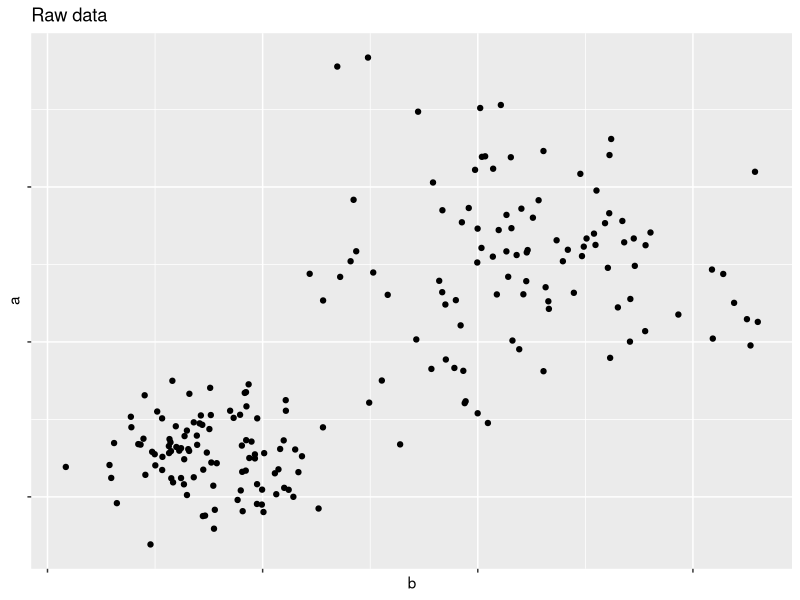
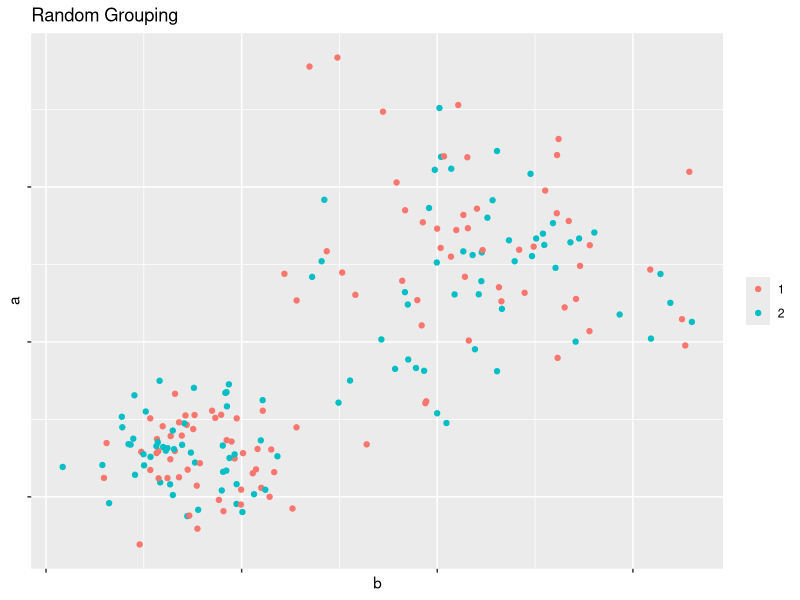
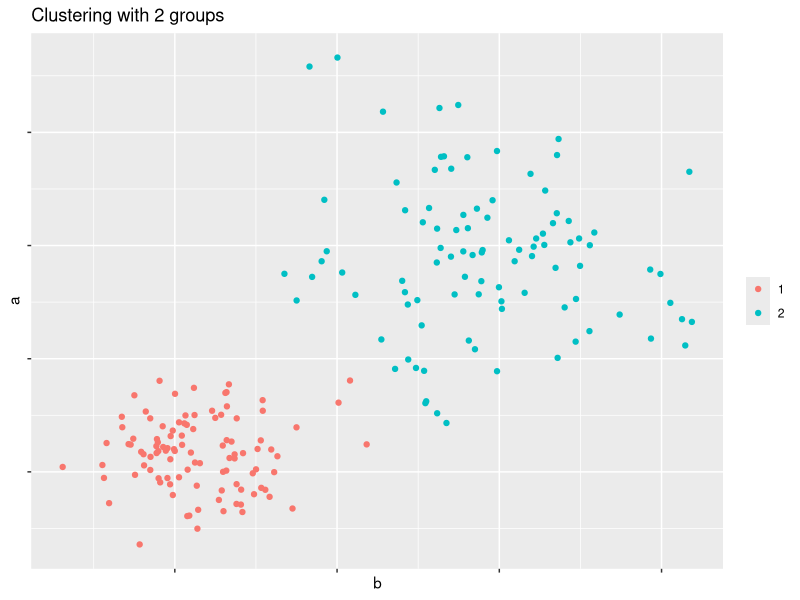
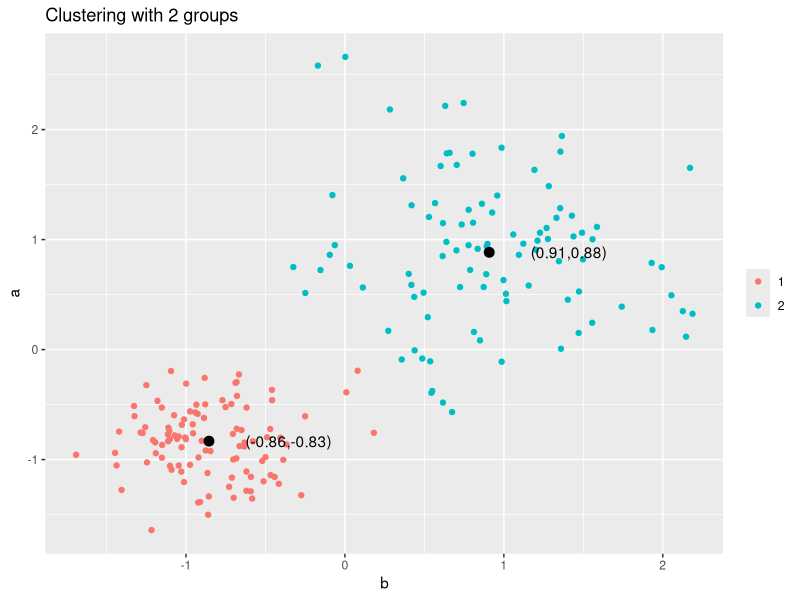
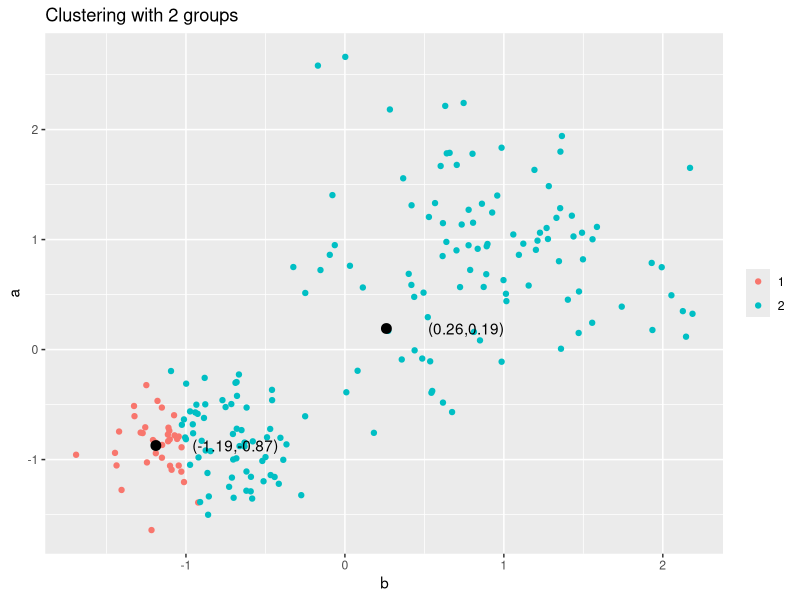
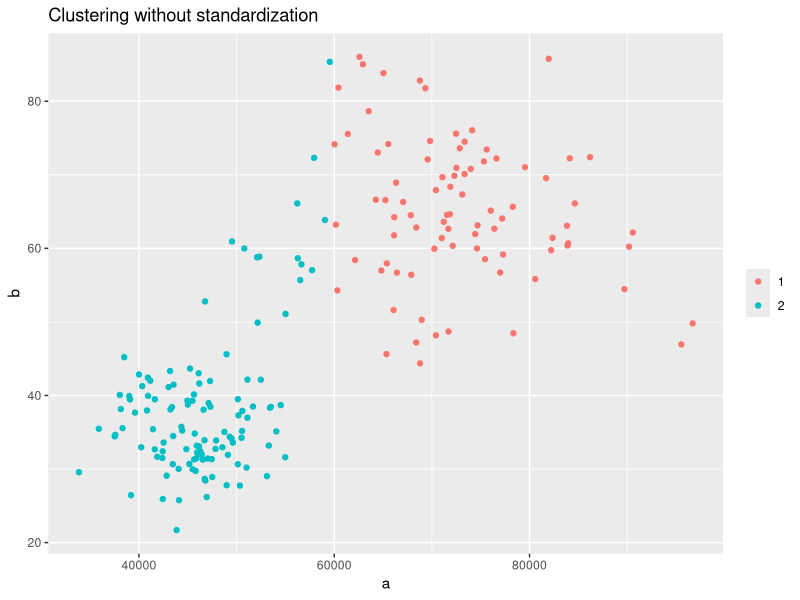
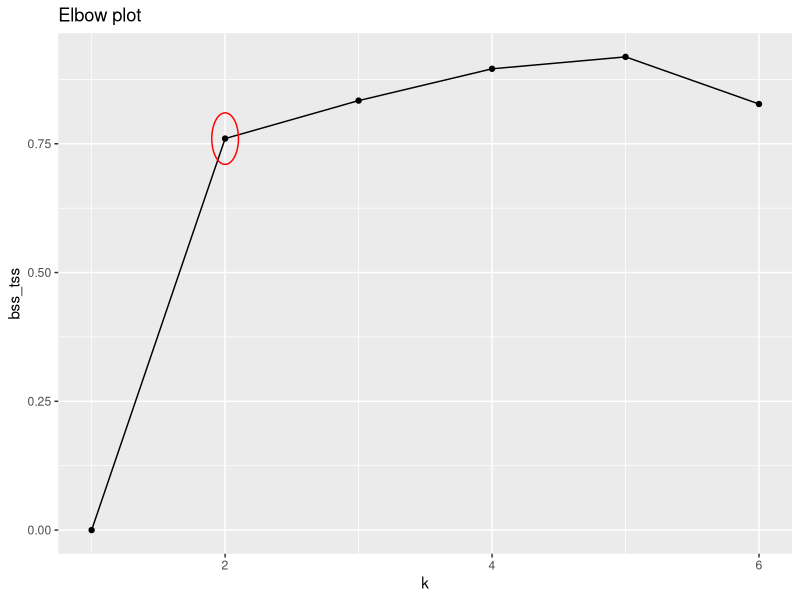
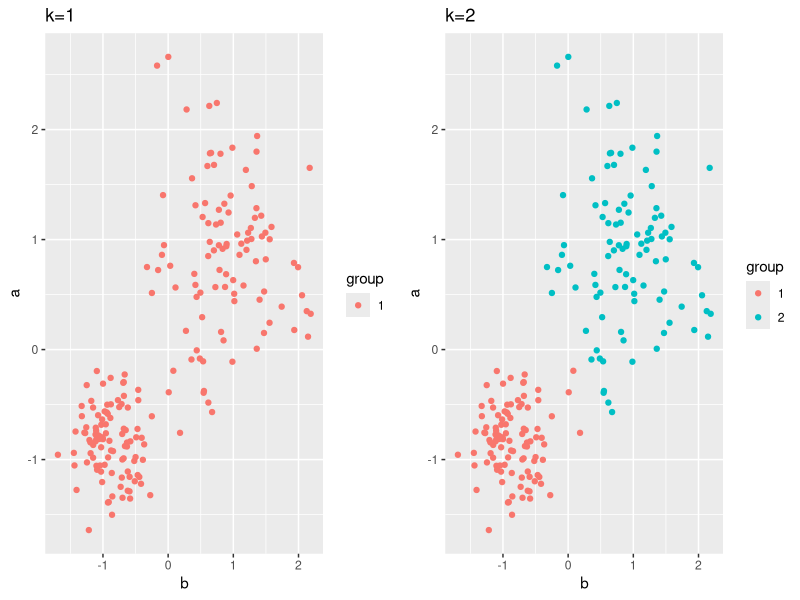

Generate these figures, in order, with R:
## ---- chunk 1
#CHUNK 1
library(ggplot2)
library(gridExtra)
set.seed(1000)
income_male <- rnorm(100, 70000, 10000)
income_female <- rnorm(100, 45000, 5000)
age <- rnorm(100, 65, 10)
age2 <- rnorm(100, 35, 5)

df.raw <- data.frame(a = c(income_male,income_female), b = c(age,age2))

ggplot(data = df.raw, aes(x = b, y = a)) + 
  geom_point() +
  theme(axis.text = element_blank()) +
  ggtitle("Raw data")

## ---- chunk 2
#CHUNK 2
df.raw$group_random <- as.factor(sample(c(1,2), size = 100, replace = TRUE))
ggplot(data = df.raw, aes(x = b, y = a, col = group_random)) + 
  geom_point() +
  theme(axis.text = element_blank(), legend.title = element_blank()) +
  ggtitle("Random Grouping")
df.raw$group_random <- NULL
## ---- chunk 3
#CHUNK 3
df <- df.raw
df$a <- scale(df$a)
df$b <- scale(df$b)
km2 <- kmeans(df, 2)
df$group2 <- as.factor(km2$cluster)

ggplot(data = df, aes(x = b, y = a, col = group2)) + 
  geom_point() +
  theme(axis.text = element_blank(), legend.title = element_blank()) +
  ggtitle("Clustering with 2 groups")

## ---- chunk 4
#CHUNK 4
df <- df.raw
df$a <- scale(df$a)
df$b <- scale(df$b)
km2 <- kmeans(df, 2)
df$group2 <- as.factor(km2$cluster)

ggplot(data = df, aes(x = b, y = a, col = group2)) + 
  geom_point() +
  annotate("point", x = km2$centers[1,2], y = km2$centers[1,1], size = 3, color = "black") +
  annotate("text", x = km2$centers[1,2] + 0.5, y = km2$centers[1,1], label = paste("(",round(km2$centers[1,2],2),",",round(km2$centers[1,1],2),")",sep = ""), color = "black") +
  annotate("point", x = km2$centers[2,2], y = km2$centers[2,1], size = 3, color = "black") +
  annotate("text", x = km2$centers[2,2] + 0.5, y = km2$centers[2,1], label = paste("(",round(km2$centers[2,2],2),",",round(km2$centers[2,1],2),")",sep = ""), color = "black") +
  ggtitle("Clustering with 2 groups") +
  theme(legend.title = element_blank())

## ---- chunk 5
#CHUNK 5

df <- df.raw
set.seed(200)
df$a <- scale(df$a)
df$b <- scale(df$b)
km2 <- kmeans(df, 2, iter.max = 1, algorithm = "Lloyd")
df$group2 <- as.factor(km2$cluster)

centers1 <- km2$centers
km2$tot.withinss

ggplot(data = df, aes(x = b, y = a, col = group2)) + 
  geom_point() +
  annotate("point", x = centers1[1,2], y = centers1[1,1], size = 3, color = "black") +
  annotate("text", x = centers1[1,2] + 0.5, y = centers1[1,1], label = paste("(",round(km2$centers[1,2],2),",",round(centers1[1,1],2),")",sep = ""), color = "black") +
  annotate("point", x = centers1[2,2], y = centers1[2,1], size = 3, color = "black") +
  annotate("text", x = centers1[2,2] + 0.5, y = centers1[2,1], label = paste("(",round(centers1[2,2],2),",",round(centers1[2,1],2),")",sep = ""), color = "black") +
  ggtitle("Clustering with 2 groups") +
  theme(legend.title = element_blank())

## ---- chunk 6
#CHUNK 6
df <- df.raw

km2 <- kmeans(df, 2) # K-means algorithm - the default method is Hamilton-Wong
df$group2 <- as.factor(km2$cluster)

ggplot(data = df, aes(x = a, y = b, col = group2)) + 
  geom_point() +
  ggtitle("Clustering without standardization") +
  theme(legend.title = element_blank())

## ---- chunk 7
#CHUNK 11

df <- df.raw

set.seed(200)
df$a <- scale(df$a)
df$b <- scale(df$b)


km1 <- kmeans(df, 1)
df$group <- as.factor(km1$cluster)
p1 <- ggplot(data = df, aes(x = b, y = a, col = group)) + 
      geom_point() +
      ggtitle("k=1")

km2 <- kmeans(df, 2)
df$group <- as.factor(km2$cluster)
p2 <- ggplot(data = df, aes(x = b, y = a, col = group)) + 
      geom_point() +
      ggtitle("k=2")

km3 <- kmeans(df, 3)
df$group <- as.factor(km3$cluster)
p3 <- ggplot(data = df, aes(x = b, y = a, col = group)) + 
      geom_point() +
      ggtitle("k=3")

km4 <- kmeans(df, 4)
df$group <- as.factor(km4$cluster)
p4 <- ggplot(data = df, aes(x = b, y = a, col = group)) + 
      geom_point() +
      ggtitle("k=4")

km5 <- kmeans(df, 5)
df$group <- as.factor(km5$cluster)
p5 <- ggplot(data = df, aes(x = b, y = a, col = group)) + 
      geom_point() +
      ggtitle("k=5")

km6 <- kmeans(df, 6)
df$group <- as.factor(km6$cluster)
p6 <- ggplot(data = df, aes(x = b, y = a, col = group)) + 
      geom_point() +
      ggtitle("k=6")

var.exp <- data.frame(k = c(1:6),
                      bss_tss = c(km1$betweenss/km1$totss,
                                  km2$betweenss/km2$totss,
                                  km3$betweenss/km3$totss,
                                  km4$betweenss/km4$totss,
                                  km5$betweenss/km5$totss,
                                  km6$betweenss/km6$totss))

ggplot(data = var.exp, aes(x = k, y = bss_tss)) + 
  geom_point() + 
  geom_line() +
  annotate("path",
   x=2+0.1*cos(seq(0,2*pi,length.out=100)),
   y=0.76+0.05*sin(seq(0,2*pi,length.out=100)), color = "red") +
  ggtitle("Elbow plot")

library(gridExtra)
grid.arrange(p1,p2,ncol = 2)
grid.arrange(p3,p4,ncol = 2)
grid.arrange(p5,p6,ncol = 2)
## ---- chunk 8
#CHUNK 8
## Set up the data again for use in the hierarchical clustering
set.seed(1000)
income_male <- rnorm(100, 70000, 10000)
income_female <- rnorm(100, 45000, 5000)
age <- rnorm(100, 65, 10)
age2 <- rnorm(100, 35, 5)

df <- data.frame(a = c(income_male,income_female), b = c(age,age2))

df$a <- scale(df$a)
df$b <- scale(df$b)
## ---- chunk 9
#CHUNK 9
# Calculate the dissimilarity structure for our dataset
d_struct <- dist(df)

# Cluster the dissimilarity structure of our data
hc <- hclust(d_struct)
## ---- chunk 10
#CHUNK 10
# Plot the dendrogram of our hierarchical cluster
plot(hc)

# Simple function to create a plot given a dataframe, hclust, and number of clusters
plot_cluster_slice <- function(df, hc, numclusters) {
  df$clusters <- as.factor(cutree(hc, numclusters))
  ggplot(data = df, aes(x = b, y = a, col = clusters)) + 
    geom_point() +
    theme(axis.text = element_blank())
}

plot_cluster_slice(df, hc, 2)
plot_cluster_slice(df, hc, 3)
plot_cluster_slice(df, hc, 10)
